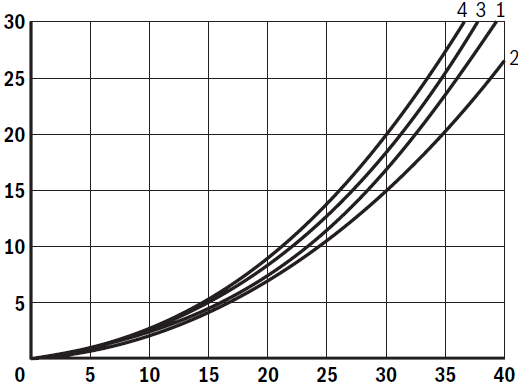
#> input picture OpenCV/images/chart.PNG, 518 x 391 px
$ jupyter execute Edge_detection_filtetrs.ipynb   (older library calls are emulated)
#> lines starting #> are read from the running program, lines starting #| are printed output that depends on the picture
In OpenCV, there are several edge detection filters available for detecting edges in images. Some of the commonly used edge detection filters include:

1. **Sobel Filter**: The Sobel filter calculates the gradient of the image intensity in the x and y directions and combines them to detect edges. It is one of the most widely used edge detection filters.

2. **Scharr Filter**: Similar to the Sobel filter, the Scharr filter is used for edge detection but provides better results for images with high frequency noise.

3. **Prewitt Filter**: The Prewitt filter is another filter used for edge detection, similar to the Sobel filter but with a different kernel design.

4. **Canny Edge Detector**: The Canny edge detector is a multi-stage algorithm that involves smoothing the image, finding the gradient magnitude and direction, applying non-maximum suppression, and finally performing edge tracking by hysteresis. It is known for its high accuracy and is commonly used in computer vision applications.

5. **Laplacian Filter**: The Laplacian filter calculates the Laplacian of the image to detect regions of rapid intensity change, which correspond to edges. It is more sensitive to noise compared to the Sobel and Prewitt filters.

6. **Roberts Cross Filter**: The Roberts Cross filter is a simple edge detection filter that uses two 2x2 convolution kernels to calculate the gradient magnitude in the x and y directions.

These are some of the commonly used edge detection filters available in OpenCV. Depending on the specific requirements of an application and the characteristics of the input images, different filters may be more suitable for detecting edges accurately.

To implement various edge detection filters in OpenCV and compare their performance, you can use a popular image dataset such as the Lena image. Below is an example code that demonstrates how to apply different edge detection filters to the Lena image and compare the results:

[cell 1]
import cv2
import numpy as np
import matplotlib.pyplot as plt

# Load the Lena image
lena_img = cv2.imread('../images/chart.PNG', cv2.IMREAD_COLOR)
#> lena_img is the input picture: shape (391, 518, 3); mean B, G, R 236.5, 236.4, 236.7

# Check if the image was successfully loaded
if lena_img is None:
    print("Error: Unable to load image.")
else:
    print("Image loaded successfully.")

[cell 2]
# Apply Sobel filter
sobel_x = cv2.Sobel(lena_img, cv2.CV_64F, 1, 0, ksize=3)
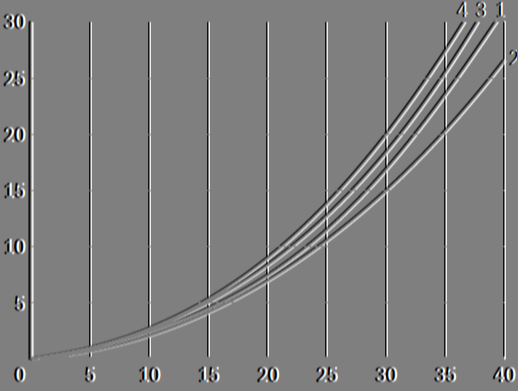
#> sobel_x: shape (391, 518, 3) float64; mean B, G, R -0.1, -0.1, -0.1; drawn with min black and max white
sobel_y = cv2.Sobel(lena_img, cv2.CV_64F, 0, 1, ksize=3)
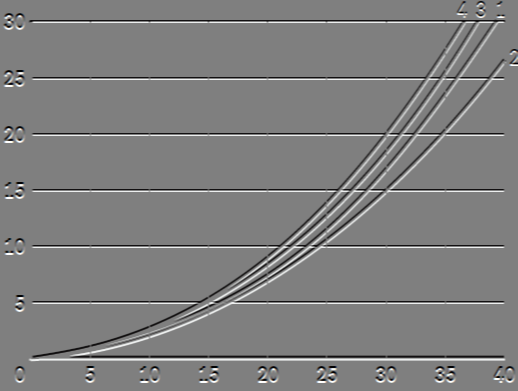
#> sobel_y: shape (391, 518, 3) float64; mean B, G, R 0, 0, 0; drawn with min black and max white
sobel_mag = np.sqrt(sobel_x**2 + sobel_y**2)
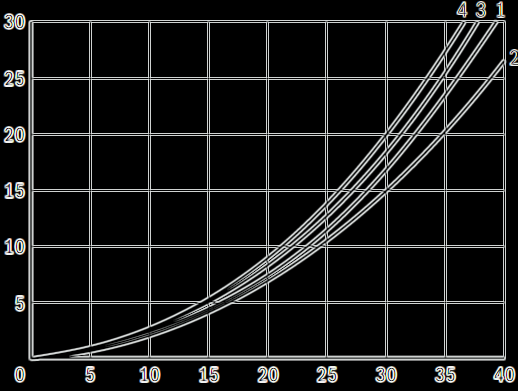
#> sobel_mag: shape (391, 518, 3) float64; mean B, G, R 102.9, 103.7, 102.1; drawn with min black and max white

[cell 3]
# Apply Scharr filter
scharr_x = cv2.Scharr(lena_img, cv2.CV_64F, 1, 0)
scharr_y = cv2.Scharr(lena_img, cv2.CV_64F, 0, 1)
scharr_mag = np.sqrt(scharr_x**2 + scharr_y**2)

[cell 4]
# Apply Canny edge detector
canny_edges = cv2.Canny(lena_img, 50, 300)
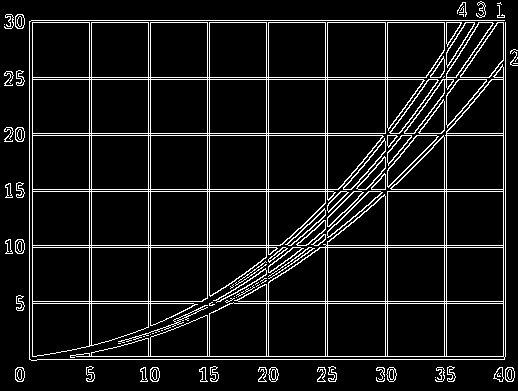
#> canny_edges: shape (391, 518); 8.9% white in thin lines or dots

[cell 5]
# Display the results
plt.figure(figsize=(12, 6))

plt.subplot(2, 3, 1)
plt.imshow(lena_img, cmap='gray')
plt.title('Original Image')
plt.axis('off')

plt.subplot(2, 3, 2)
plt.imshow(sobel_mag, cmap='gray')
plt.title('Sobel Filter')
plt.axis('off')

plt.subplot(2, 3, 3)
plt.imshow(scharr_mag, cmap='gray')
plt.title('Scharr Filter')
plt.axis('off')

plt.subplot(2, 3, 4)
plt.imshow(canny_edges, cmap='gray')
plt.title('Canny Edge Detector')
plt.axis('off')

plt.tight_layout()
plt.show()
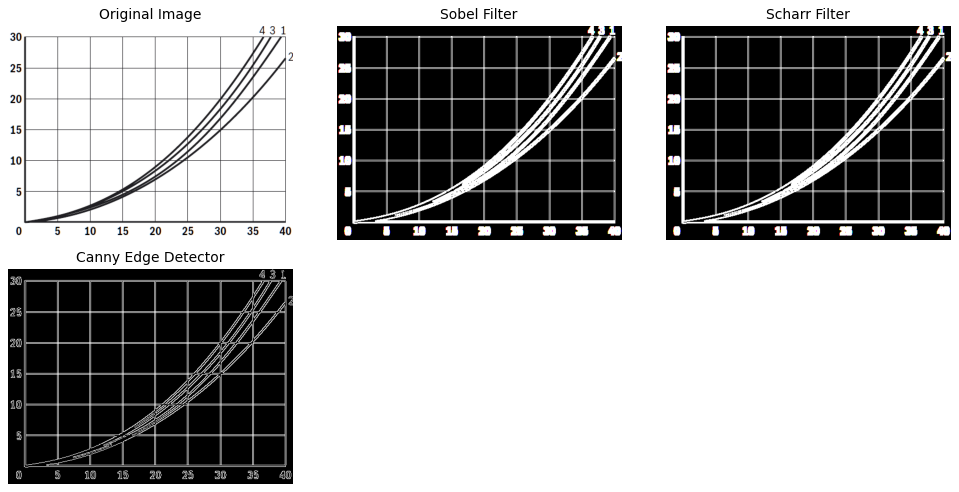
#> figure drawn by matplotlib, 4 panels; B, G, R data is drawn as R, G, B
